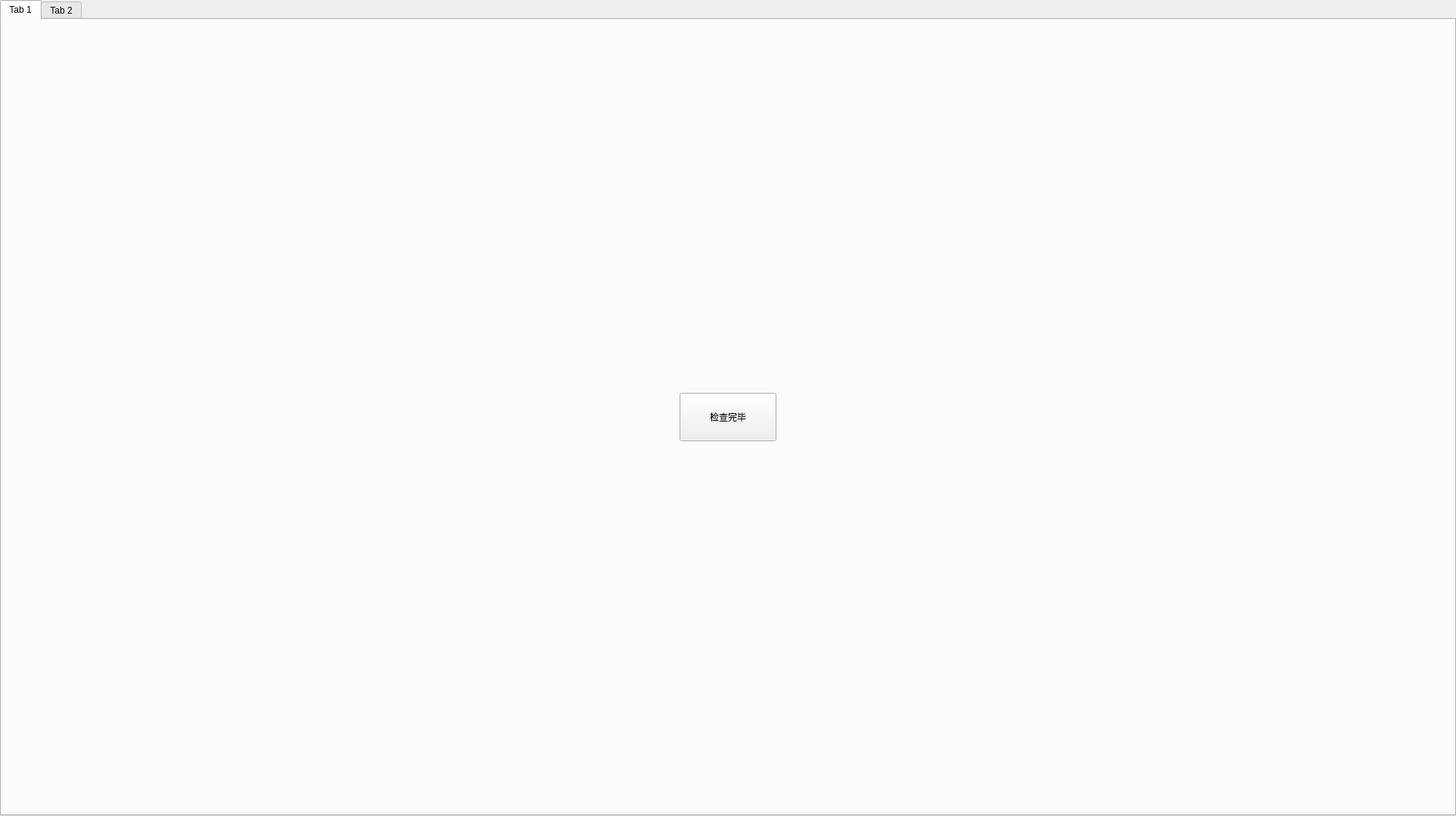
<?xml version="1.0" encoding="UTF-8"?>
<ui version="4.0">
 <class>JMeasure</class>
 <widget class="qMRMLWidget" name="JMeasure">
  <property name="geometry">
   <rect>
    <x>0</x>
    <y>0</y>
    <width>1926</width>
    <height>1080</height>
   </rect>
  </property>
  <property name="styleSheet">
   <string notr="true"/>
  </property>
  <layout class="QHBoxLayout" name="horizontalLayout">
   <property name="leftMargin">
    <number>0</number>
   </property>
   <property name="topMargin">
    <number>0</number>
   </property>
   <property name="rightMargin">
    <number>0</number>
   </property>
   <property name="bottomMargin">
    <number>0</number>
   </property>
   <item>
    <widget class="QTabWidget" name="tabWidget">
     <widget class="QWidget" name="tab">
      <property name="styleSheet">
       <string notr="true"/>
      </property>
      <attribute name="title">
       <string>Tab 1</string>
      </attribute>
      <layout class="QHBoxLayout" name="horizontalLayout_3">
       <property name="spacing">
        <number>0</number>
       </property>
       <property name="leftMargin">
        <number>0</number>
       </property>
       <property name="topMargin">
        <number>0</number>
       </property>
       <property name="rightMargin">
        <number>0</number>
       </property>
       <property name="bottomMargin">
        <number>0</number>
       </property>
       <item>
        <widget class="QWidget" name="widget" native="true">
         <property name="minimumSize">
          <size>
           <width>1920</width>
           <height>0</height>
          </size>
         </property>
         <property name="maximumSize">
          <size>
           <width>1920</width>
           <height>16777215</height>
          </size>
         </property>
         <layout class="QHBoxLayout" name="horizontalLayout_2">
          <property name="leftMargin">
           <number>0</number>
          </property>
          <property name="rightMargin">
           <number>0</number>
          </property>
          <item>
           <widget class="QPushButton" name="pushButton">
            <property name="minimumSize">
             <size>
              <width>128</width>
              <height>64</height>
             </size>
            </property>
            <property name="maximumSize">
             <size>
              <width>128</width>
              <height>64</height>
             </size>
            </property>
            <property name="text">
             <string>检查完毕</string>
            </property>
           </widget>
          </item>
         </layout>
        </widget>
       </item>
      </layout>
     </widget>
     <widget class="QWidget" name="tab_2">
      <attribute name="title">
       <string>Tab 2</string>
      </attribute>
     </widget>
    </widget>
   </item>
  </layout>
 </widget>
 <customwidgets>
  <customwidget>
   <class>qMRMLWidget</class>
   <extends>QWidget</extends>
   <header>qMRMLWidget.h</header>
   <container>1</container>
  </customwidget>
 </customwidgets>
 <resources/>
 <connections/>
</ui>
